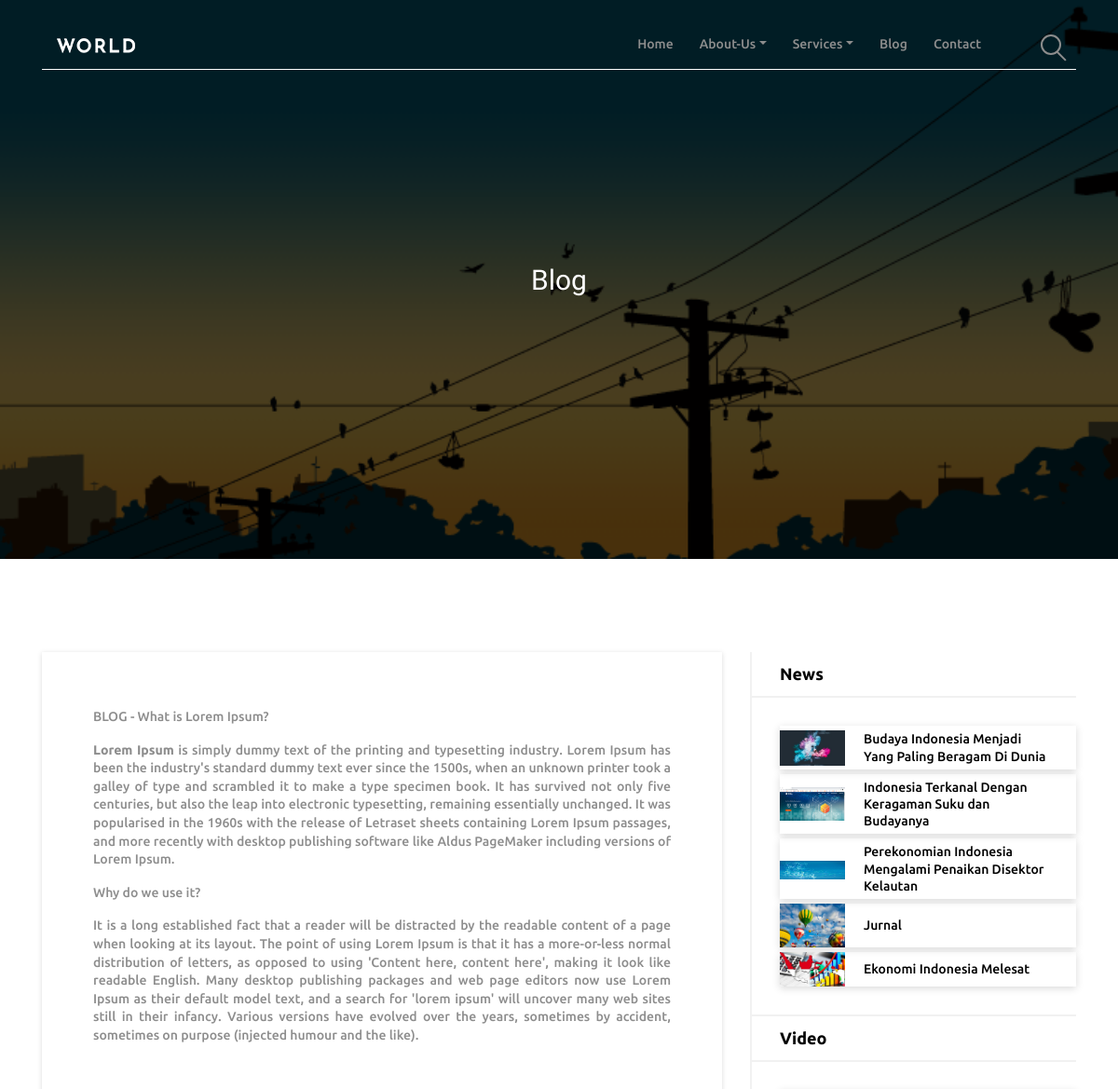
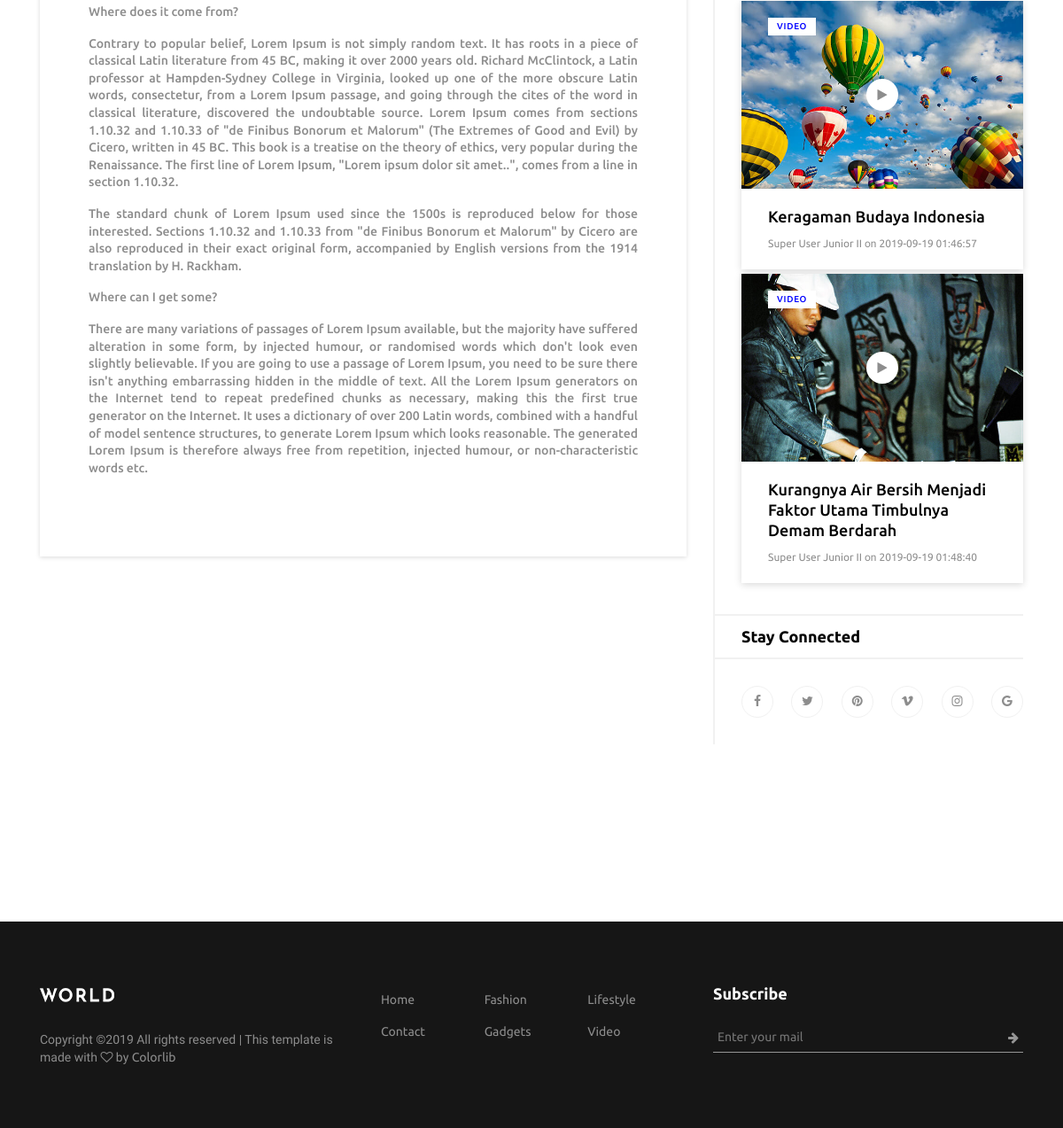
Page /blog on the committed database (2 pictures, top to bottom).
### tables this page shows
CREATE TABLE `logo_brandlogo` (
  `lbl_id` int(11) NOT NULL,
  `lbl_name` varchar(50) NOT NULL,
  `lbl_images` varchar(255) NOT NULL,
  `lbl_created_at` timestamp NOT NULL DEFAULT CURRENT_TIMESTAMP ON UPDATE CURRENT_TIMESTAMP,
  `lbl_created_by` int(11) NOT NULL,
  `lbl_edited_at` timestamp NOT NULL DEFAULT '0000-00-00 00:00:00',
  `lbl_edited_by` int(11) NOT NULL
);

CREATE TABLE `pages` (
  `pgs_id` int(11) NOT NULL,
  `pgs_name` varchar(100) NOT NULL,
  `pgs_slug` varchar(100) NOT NULL,
  `pgs_images` varchar(50) NOT NULL,
  `pgs_body` text NOT NULL,
  `pgs_created_at` timestamp NOT NULL DEFAULT CURRENT_TIMESTAMP,
  `pgs_created_by` int(11) NOT NULL,
  `pgs_edited_at` timestamp NOT NULL DEFAULT '0000-00-00 00:00:00',
  `pgs_edited_by` int(11) NOT NULL
);

CREATE TABLE `posts_categories` (
  `cat_pst_id` int(11) NOT NULL,
  `cat_pst_name` varchar(50) NOT NULL,
  `cat_pst_slug` varchar(50) NOT NULL,
  `cat_pst_body` text NOT NULL,
  `cat_pst_created_at` timestamp NOT NULL DEFAULT CURRENT_TIMESTAMP,
  `cat_pst_created_by` int(11) NOT NULL,
  `cat_pst_edited_at` timestamp NOT NULL DEFAULT '0000-00-00 00:00:00',
  `cat_pst_edited_by` int(11) NOT NULL
);

CREATE TABLE `posts` (
  `pst_id` int(11) NOT NULL,
  `pst_name` varchar(100) NOT NULL,
  `pst_slug` varchar(100) NOT NULL,
  `pst_categoriespost_id` int(100) NOT NULL,
  `pst_images` varchar(100) NOT NULL,
  `pst_link` varchar(255) NOT NULL,
  `pst_body` text NOT NULL,
  `pst_tags` varchar(255) NOT NULL,
  `pst_created_at` timestamp NOT NULL DEFAULT CURRENT_TIMESTAMP,
  `pst_created_by` int(11) NOT NULL,
  `pst_edited_at` timestamp NOT NULL DEFAULT '0000-00-00 00:00:00',
  `pst_edited_by` int(11) NOT NULL
);

CREATE TABLE `users` (
  `usr_id` int(11) NOT NULL,
  `usr_group_id` int(11) NOT NULL,
  `usr_level_id` int(11) NOT NULL,
  `usr_email` varchar(50) NOT NULL,
  `usr_password` varchar(255) NOT NULL,
  `usr_fullname` varchar(50) NOT NULL,
  `usr_slug` varchar(50) NOT NULL,
  `usr_phone` varchar(20) NOT NULL,
  `usr_address` text NOT NULL,
  `usr_images` varchar(50) NOT NULL,
  `usr_status` int(11) NOT NULL,
  `usr_activity` varchar(100) NOT NULL,
  `usr_created_at` timestamp NOT NULL DEFAULT CURRENT_TIMESTAMP,
  `usr_created_by` int(11) NOT NULL,
  `usr_edited_at` timestamp NOT NULL DEFAULT '0000-00-00 00:00:00',
  `usr_edited_by` int(11) NOT NULL
);

### application/views/frontend/pages/pagesmenu/pages_menu_view.php (the view, shortened to what the rows shown need)
<div class="hero-area height-600 bg-img background-overlay" style="background-image: url(<?=base_url()?>assets/backend/img/pages/<?=$pagesview['pgs_images']?>);">
    <div class="container h-100">
        <div class="row h-100 align-items-center justify-content-center">
            <div class="col-12 col-md-8 col-lg-6">
                <div class="single-blog-title text-center">
                    <h3><?=$pagesview['pgs_name']?></h3>
                </div>
            </div>
        </div>
    </div>
</div>
<div class="main-content-wrapper section-padding-100">
    <div class="container">
        <div class="row justify-content-center">
            <div class="col-12 col-lg-8">
                <div class="single-blog-content mb-100">
                    <div class="post-content">
                        <h6><?=$pagesview['pgs_body']?></h6>
                    </div>
                </div>
            </div>
            <div class="col-12 col-md-8 col-lg-4">
                <div class="post-sidebar-area mb-100">
                    <div class="sidebar-widget-area">
                        <div class="widget-content">
                           <?php foreach(array_slice($postsview, 0, 5) as $pstview) :?>
                                <div class="single-blog-post post-style-2 d-flex align-items-center widget-post">
                                    <?php foreach($categoriesposts as $catpst) : ?>
                                        <?php if($pstview['pst_categoriespost_id'] == $catpst['cat_pst_id']) { ?>
                                        <div class="post-thumbnail">
                                            <a href="<?=site_url('/posts/'.$catpst['cat_pst_slug'].'/'.$pstview['pst_slug']); ?>">
                                                <img width="320px" <?php if($pstview['pst_images'] == 'noimagesheader.jpg') { ?> src="<?=base_url()?>assets/frontend/img/thumbnail/thumbnail.jpg" <?php }else{?>src="<?=base_url()?>assets/backend/img/posts/<?=$pstview['pst_images']?>" <?php }?> alt="">
                                            </a>
                                        </div>
                                        <div class="post-content">
                                            <a href="<?=site_url('/posts/'.$catpst['cat_pst_slug'].'/'.$pstview['pst_slug']); ?>" class="headline">
                                                <h5 class="mb-0"><?=$pstview['pst_name']?></h5>
                                            </a>
                                        </div>
                                    <?php } ?>
                                    <?php endforeach ?>
                                </div>
                            <?php endforeach ?>
                        </div>
                    </div>
                    <div class="sidebar-widget-area">
                        <div class="widget-content">
                            <?php foreach(array_slice($postsvideo,0 ,2) as $pstvideo) : ?>
                            <?php foreach($categoriesposts as $catpst) : ?>
                                <?php if($pstvideo['pst_categoriespost_id'] == $catpst['cat_pst_id'])  {?>
                                <div class="single-blog-post wow fadeInUpBig" data-wow-delay="0.2s">
                                    <div class="post-thumbnail">
                                        <a href="<?=site_url('/posts/'.$catpst['cat_pst_slug'].'/'.$pstvideo['pst_slug']); ?>">
                                        </a>
                                        <div class="post-cta"><a href="<?=site_url('/category/'.$catpst['cat_pst_slug'])?>"><?=$catpst['cat_pst_name']?></a></div>
                                        <a href="<?=$pstvideo['pst_link']?>" class="video-btn"><i class="fa fa-play"></i></a>
                                    </div>
                                    <div class="post-content">
                                        <a href="<?=site_url('/posts/'.$catpst['cat_pst_slug'].'/'.$pstvideo['pst_slug']); ?>" class="headline">
                                            <h5><?=$pstvideo['pst_name']?></h5>
                                        </a>
                                        <?php foreach($users as $usr) : ?>
                                            <?php if($pstvideo['pst_created_by'] == $usr['usr_id']) {?>
                                                <div class="post-meta">
                                                    <p><a href="#" class="post-author"><?=$usr['usr_fullname']?></a> on <a href="#" class="post-date"><?=$pstvideo['pst_created_at']?></a></p>
                                                </div>
                                            <?php }?>
                                        <?php endforeach ?>
                                    </div>
                                </div>
                                <?php }?>
                            <?php endforeach ?>
                            <?php endforeach ?>
                        </div>
                    </div>
                </div>
            </div>
        </div>
    </div>
</div>

### application/views/temp_frontend.php (shortened to what the rows shown need)
<!DOCTYPE html>
<html lang="en">
<head>
    <link rel="stylesheet" href="<?=base_url()?>assets/frontend/style.css">
</head>
<body>
    <header class="header-area">
        <div class="container">
            <div class="row">
                <div class="col-12">
                    <nav class="navbar navbar-expand-lg">
                        <?php  foreach($brandlogo as $brlogo) : ?>
                            <a class="navbar-brand" href="<?=site_url()?>"><img src="<?=base_url()?>assets/backend/img/controlpanel/brandlogo/<?=$brlogo['lbl_images']?>" alt="Logo"></a>
                        <?php endforeach ?>
                        <div class="collapse navbar-collapse" id="worldNav">
                            <ul class="navbar-nav ml-auto">
                                <?php foreach(array_slice($pages, 2) as $pgs) : ?>
                                <li class="nav-item ">
                                    <a class="nav-link" href="<?=site_url()?><?=$pgs['pgs_slug'];?>"><?=$pgs['pgs_name'];?></a>
                                </li>
                                <?php endforeach; ?>
                            </ul>
                        </div>
                    </nav>
                </div>
            </div>
        </div>
    </header>
        <?=$contentsfrontend?>
    <footer class="footer-area">
        <div class="container">
        </div>
    </footer>
</body>
</html>

### rows in the picture
logo_brandlogo: lbl_images (picture)
pages: pgs_name "Blog", pgs_images (picture), pgs_body "BLOG - What is Lorem Ipsum? Lorem Ipsum is simply dummy text of the printing and typesetting industry. Lorem Ipsum has been the industry's standard dummy text ever since the 1500s, when an unknown printer took a galley of type and scrambled it to make a type specimen book. It has survived not only five centuries, but also the leap into electronic typesetting, remaining essentially unchanged. It was popularised in the 1960s with the release of Letraset sheets containing Lorem Ipsum passages, and more recently with desktop publishing software like Aldus PageMaker including versions of Lorem Ipsum. Why do we use it? It is a long established fact that a reader will be distracted by the readable…"
pages: pgs_name "Contact"
posts: pst_name "Budaya Indonesia Menjadi Yang Paling Beragam Di Dunia"
posts_categories: shows a picture, posts.pst_images (picture)
posts: pst_name "Indonesia Terkanal Dengan Keragaman Suku dan Budayanya"
posts: pst_name "Perekonomian Indonesia Mengalami Penaikan Disektor Kelautan"
posts_categories: posts.pst_images (picture)
posts: pst_name "Jurnal"
posts_categories: posts.pst_images (picture)
posts: pst_name "Ekonomi Indonesia Melesat"
posts: pst_name "Keragaman Budaya Indonesia", pst_created_at "2019-09-19 01:46:57"
posts_categories: cat_pst_name "VIDEO"
users: usr_fullname "Super User Junior II"
posts: pst_name "Kurangnya Air Bersih Menjadi Faktor Utama Timbulnya Demam Berdarah", pst_created_at "2019-09-19 01:48:40"
